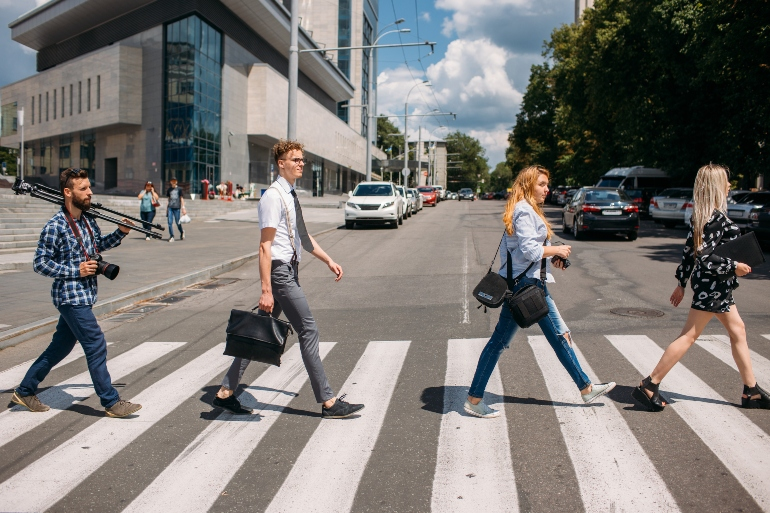
#> input picture pedestrians.jpg, 770 x 513 px
$ python hog.py   (older library calls are emulated)
#> lines starting #> are read from the running program, lines starting #| are printed output that depends on the picture
## for simple visualization
"""
#importing required libraries
from skimage.io import imread
from skimage.transform import resize
from skimage.feature import hog
import matplotlib.pyplot as plt

#reading the image
img = imread('pedestrians.jpg')
plt.axis("off")
plt.imshow(img)
print(img.shape)

# resizing image
resized_img = resize(img, (128*4, 64*4))
# plt.axis("off")
# plt.imshow(resized_img)
# plt.show()
print(resized_img.shape)

## creating hog features
fd, hog_image = hog(resized_img, orientations=9, pixels_per_cell=(8, 8),
                	cells_per_block=(2, 2), visualize=True, multichannel=True)
print(fd.shape)
print(hog_image.shape)
# plt.axis("off")
# plt.imshow(hog_image, cmap="gray")
# plt.show()

# save the images
plt.imsave("resized_img.jpg", resized_img)
plt.imsave("hog_image.jpg", hog_image, cmap="gray")
"""


## implemented in scratch
import os, sys
import matplotlib.pyplot as plt
import matplotlib.image as iread
from PIL import Image
import numpy as np

cwd = os.getcwd()

cell = [8, 8]  # kernel = (8, 8)
incr = [8, 8]  # stride = 8
bin_num = 9    # histogram_bin_num
im_size = [64,128]  # img_size for resizing image


# image path must be wrt current working directory
def create_array(image_path):

#> called with image_path = 'pedestrians.jpg'
    image = Image.open(os.path.join(cwd,image_path)).convert('L')
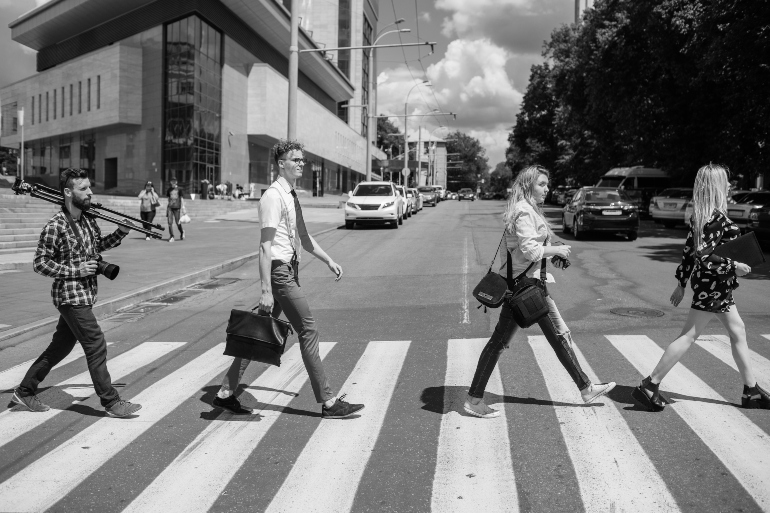
#> image: PIL image 770x513 L; min 0, max 254, mean 121.2
    image_array = np.asarray(image,dtype=float)

    return image_array


"""Stage 1"""
## uses a [-1 0 1 kernel] to calculate gradients.
## calculate grad(angle of gradient) and mag(magnitude of gradient) for every pixels.
## for the angle, "unsigned" angle is better for the algorithm, so add 180 for negative angles.
def create_grad_array(image_array):
    image_array = Image.fromarray(image_array)
#> image_array: PIL image 770x513 F
    if not image_array.size == im_size:
        image_array = image_array.resize(im_size, resample=Image.BICUBIC)
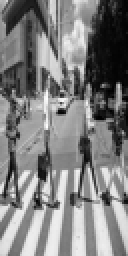
#> image_array: PIL image 64x128 F (shown 2 times larger); min -0.563, max 242.8, mean 121.2; drawn with min black and max white

    image_array = np.asarray(image_array,dtype=float)
#> image_array: shape (128, 64) float64

    # gamma correction
    # image_array = (image_array)**2.5

    # local contrast normalization
    image_array = (image_array-np.mean(image_array))/np.std(image_array)
    max_h, max_w = im_size[1],im_size[0]
#> max_h = 128; max_w = 64

    # calculation of gradients for each pixels.
    grad = np.zeros([max_h, max_w])
    mag = np.zeros([max_h, max_w])
    for h,row in enumerate(image_array):
        for w, val in enumerate(row):
            if h-1>=0 and w-1>=0 and h+1<max_h and w+1<max_w:
                dy = image_array[h+1][w]-image_array[h-1][w]
                dx = row[w+1]-row[w-1]+0.0001
                grad[h][w] = np.arctan(dy/dx)*(180/np.pi)
                if grad[h][w]<0:  # change gradients to unsigned gradients
                    grad[h][w] += 180
                mag[h][w] = np.sqrt(dy*dy+dx*dx)
#> this loop made 128 passes
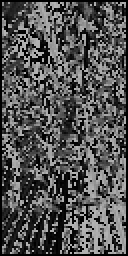
#> grad: shape (128, 64) float64 (shown 2 times larger); min 0, max 180, mean 81.8
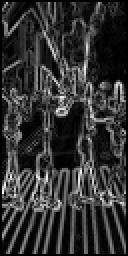
#> mag: shape (128, 64) float64 (shown 2 times larger); min 0, max 3.44, mean 0.692; drawn with min black and max white

    return grad,mag

def write_hog_file(filename, final_array):
    print('Saving '+filename+' ........\n')
    np.savetxt(filename,final_array)

def read_hog_file(filename):
    return np.loadtxt(filename)


# calcualte histogram for 0, 20, .., 180.
# num_bins = 9
def calculate_histogram(array,weights):
    bins_range = (0, 180)
    bins = bin_num
    hist,_ = np.histogram(array,bins=bins,range=bins_range,weights=weights)
    return hist

"""Stage 2"""
## 8*8 kernel로 stride=8로 돌아가면서 histogram 생성
## (128, 64)의 경우 총 128개의 histogram 생성됨
def create_hog_features(grad_array,mag_array):
    # kernel size(cell) = 8, stride(incr) = 8 일때 iteration +> 총 16*8=128개의 histogram
    max_h = int(((grad_array.shape[0]-cell[0])/incr[0])+1)  # 15+1
#> max_h = 16
    max_w = int(((grad_array.shape[1]-cell[1])/incr[1])+1)  # 7+1
#> max_w = 8
    cell_array = []
    w = 0
    h = 0
    i = 0
    j = 0

	#Creating 8X8 cells
    while i<max_h:
        w = 0
        j = 0

        while j<max_w:
            for_hist = grad_array[h:h+cell[0],w:w+cell[1]]
            for_wght = mag_array[h:h+cell[0],w:w+cell[1]]

            val = calculate_histogram(for_hist,for_wght)
            cell_array.append(val)
            j += 1
            w += incr[1]  # stride(incr) = 8 만큼 cell을 이동한다

        i += 1
        h += incr[0]  # stride(incr) = 8 만큼 cell을 이동한다
#> after the loop, cell_array = 128 items; h = 128; i = 16

    # cell_array: (128, 9)
    cell_array = np.reshape(cell_array,(max_h, max_w, bin_num))
    # cell_array: (16, 8, 9)


    # Concatenate and Normalising blocks of cells
    # 2*2 kernel, stride: 1, concate and normalize
    # (16, 8, 9) ->  (15, 7, 9*4)
    # 4 histograms are concatenated and normalized for every 2x2 kernel with stride 1
    block = [2,2]
    max_h = int((max_h-block[0])+1)
#> max_h = 15
    max_w = int((max_w-block[1])+1)
#> max_w = 7
    block_list = []
    w = 0
    h = 0
    i = 0
    j = 0

    while i<max_h:
        w = 0
        j = 0

        while j<max_w:
            for_norm = cell_array[h:h+block[0],w:w+block[1]]
            mag = np.linalg.norm(for_norm)
            """Stage 3""" ## after normalizing, flatten and concatenate
            arr_list = (for_norm/mag).flatten().tolist()
            block_list += arr_list
            j += 1
            w += 1

        i += 1
        h += 1
#> after the loop, block_list = 3780 values, max 0.804 at index 2655, min 0 at index 0, mean 0.108; h = 15; i = 15

    # (15, 7, 9x4) -> flatten: 3780
    return block_list

#image_array must be an array
#returns a 288 features vector from image array
def apply_hog(image_array):
    gradient,magnitude = create_grad_array(image_array)
    hog_features = create_hog_features(gradient,magnitude)
#> hog_features has the same summary as block_list in create_hog_features
    hog_features = np.asarray(hog_features,dtype=float)
    hog_features = np.expand_dims(hog_features,axis=0)

    return hog_features

#path must be image path
#returns final features array from image_path
def hog_from_path(image_path):
    image_array = create_array(image_path)
    final_array = apply_hog(image_array)

    return final_array

#Creates hog files
def create_hog_file(image_path,save_path):
    image_array = create_array(image_path)
    final_array = apply_hog(image_array)
    write_hog_file(save_path,final_array)

if __name__ == '__main__':
    create_hog_file('pedestrians.jpg','pedestrians.txt')
    mg = read_hog_file('pedestrians.txt')
#> (the run stopped early here; a loop or call above may not have finished)
